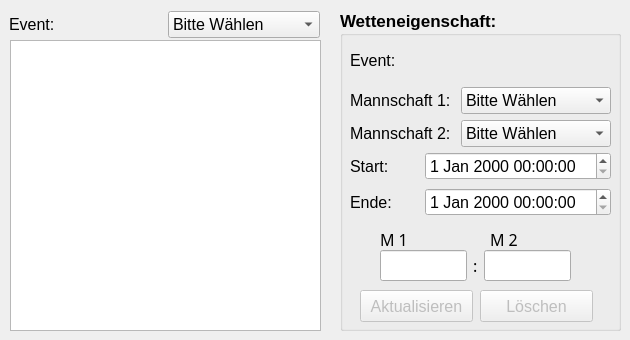
     <widget class="QWidget" name="tab_6">
      <attribute name="title">
       <string>Verwalten</string>
      </attribute>
      <widget class="QListWidget" name="lwWettenVerwalten">
       <property name="geometry">
        <rect>
         <x>10</x>
         <y>40</y>
         <width>311</width>
         <height>291</height>
        </rect>
       </property>
      </widget>
      <widget class="QGroupBox" name="groupBox_4">
       <property name="geometry">
        <rect>
         <x>340</x>
         <y>10</y>
         <width>281</width>
         <height>321</height>
        </rect>
       </property>
       <property name="font">
        <font>
         <pointsize>13</pointsize>
         <weight>75</weight>
         <bold>true</bold>
        </font>
       </property>
       <property name="title">
        <string>Wetteneigenschaft:</string>
       </property>
       <widget class="QWidget" name="layoutWidget_2">
        <property name="geometry">
         <rect>
          <x>10</x>
          <y>30</y>
          <width>261</width>
          <height>107</height>
         </rect>
        </property>
        <layout class="QVBoxLayout" name="verticalLayout_17">
         <item>
          <layout class="QHBoxLayout" name="horizontalLayout_13">
           <item>
            <widget class="QLabel" name="label_34">
             <property name="font">
              <font>
               <family>Arial</family>
               <pointsize>12</pointsize>
               <weight>50</weight>
               <bold>false</bold>
              </font>
             </property>
             <property name="text">
              <string>Event:</string>
             </property>
            </widget>
           </item>
           <item>
            <widget class="QLabel" name="lblWettenVerwaltenEvent">
             <property name="font">
              <font>
               <family>Sans</family>
               <pointsize>12</pointsize>
               <weight>50</weight>
               <bold>false</bold>
              </font>
             </property>
             <property name="text">
              <string/>
             </property>
            </widget>
           </item>
          </layout>
         </item>
         <item>
          <layout class="QHBoxLayout" name="horizontalLayout_14">
           <item>
            <widget class="QLabel" name="label_45">
             <property name="font">
              <font>
               <family>Arial</family>
               <pointsize>12</pointsize>
               <weight>50</weight>
               <bold>false</bold>
              </font>
             </property>
             <property name="text">
              <string>Mannschaft 1:</string>
             </property>
            </widget>
           </item>
           <item>
            <widget class="QComboBox" name="comboManschaft1Verwaltung">
             <property name="font">
              <font>
               <pointsize>12</pointsize>
               <weight>50</weight>
               <bold>false</bold>
              </font>
             </property>
             <item>
              <property name="text">
               <string>Bitte Wählen</string>
              </property>
             </item>
             <item>
              <property name="text">
               <string>Neue hinzufügen</string>
              </property>
             </item>
            </widget>
           </item>
          </layout>
         </item>
         <item>
          <layout class="QHBoxLayout" name="horizontalLayout_15">
           <item>
            <widget class="QLabel" name="label_46">
             <property name="font">
              <font>
               <family>Arial</family>
               <pointsize>12</pointsize>
               <weight>50</weight>
               <bold>false</bold>
              </font>
             </property>
             <property name="text">
              <string>Mannschaft 2:</string>
             </property>
            </widget>
           </item>
           <item>
            <widget class="QComboBox" name="comboManschaft2Verwaltung">
             <property name="font">
              <font>
               <pointsize>12</pointsize>
               <weight>50</weight>
               <bold>false</bold>
              </font>
             </property>
             <item>
              <property name="text">
               <string>Bitte Wählen</string>
              </property>
             </item>
             <item>
              <property name="text">
               <string>Neue hinzufügen</string>
              </property>
             </item>
            </widget>
           </item>
          </layout>
         </item>
        </layout>
       </widget>
       <widget class="QWidget" name="layoutWidget_3">
        <property name="geometry">
         <rect>
          <x>10</x>
          <y>140</y>
          <width>261</width>
          <height>70</height>
         </rect>
        </property>
        <layout class="QVBoxLayout" name="verticalLayout_18">
         <item>
          <layout class="QHBoxLayout" name="horizontalLayout_16">
           <item>
            <widget class="QLabel" name="label_30">
             <property name="font">
              <font>
               <family>Arial</family>
               <pointsize>12</pointsize>
               <weight>50</weight>
               <bold>false</bold>
              </font>
             </property>
             <property name="text">
              <string>Start:</string>
             </property>
            </widget>
           </item>
           <item>
            <widget class="QDateTimeEdit" name="tedtWettenVerwaltenStart">
             <property name="font">
              <font>
               <pointsize>12</pointsize>
               <weight>50</weight>
               <bold>false</bold>
              </font>
             </property>
            </widget>
           </item>
          </layout>
         </item>
         <item>
          <layout class="QHBoxLayout" name="horizontalLayout_17">
           <item>
            <widget class="QLabel" name="label_47">
             <property name="font">
              <font>
               <family>Arial</family>
               <pointsize>12</pointsize>
               <weight>50</weight>
               <bold>false</bold>
              </font>
             </property>
             <property name="text">
              <string>Ende:</string>
             </property>
            </widget>
           </item>
           <item>
            <widget class="QDateTimeEdit" name="tedtWettenVerwaltenEnde">
             <property name="font">
              <font>
               <pointsize>12</pointsize>
               <weight>50</weight>
               <bold>false</bold>
              </font>
             </property>
            </widget>
           </item>
          </layout>
         </item>
        </layout>
       </widget>
       <widget class="QPushButton" name="btnWettenVerwaltenAktualisieren">
        <property name="enabled">
         <bool>false</bool>
        </property>
        <property name="geometry">
         <rect>
          <x>20</x>
          <y>280</y>
          <width>113</width>
          <height>32</height>
         </rect>
        </property>
        <property name="font">
         <font>
          <pointsize>12</pointsize>
          <weight>50</weight>
          <bold>false</bold>
         </font>
        </property>
        <property name="text">
         <string>Aktualisieren</string>
        </property>
       </widget>
       <widget class="QPushButton" name="btnWettenVerwaltenLoeschen">
        <property name="enabled">
         <bool>false</bool>
        </property>
        <property name="geometry">
         <rect>
          <x>140</x>
          <y>280</y>
          <width>113</width>
          <height>32</height>
         </rect>
        </property>
        <property name="font">
         <font>
          <pointsize>12</pointsize>
          <weight>50</weight>
          <bold>false</bold>
         </font>
        </property>
        <property name="text">
         <string>Löschen</string>
        </property>
       </widget>
       <widget class="QLabel" name="lbWettenVerwaltenM1">
        <property name="geometry">
         <rect>
          <x>40</x>
          <y>220</y>
          <width>79</width>
          <height>19</height>
         </rect>
        </property>
        <property name="font">
         <font>
          <family>Sans</family>
          <pointsize>12</pointsize>
          <weight>50</weight>
          <bold>false</bold>
         </font>
        </property>
        <property name="text">
         <string>M 1</string>
        </property>
       </widget>
       <widget class="QLabel" name="lbWettenVerwaltenM2">
        <property name="geometry">
         <rect>
          <x>150</x>
          <y>220</y>
          <width>79</width>
          <height>19</height>
         </rect>
        </property>
        <property name="font">
         <font>
          <family>Sans</family>
          <pointsize>12</pointsize>
          <weight>50</weight>
          <bold>false</bold>
         </font>
        </property>
        <property name="text">
         <string>M 2</string>
        </property>
       </widget>
       <widget class="QWidget" name="layoutWidget">
        <property name="geometry">
         <rect>
          <x>40</x>
          <y>240</y>
          <width>191</width>
          <height>31</height>
         </rect>
        </property>
        <layout class="QHBoxLayout" name="horizontalLayout_11">
         <item>
          <widget class="QLineEdit" name="edtWettenVerwaltenPunkteM1">
           <property name="font">
            <font>
             <family>Sans</family>
             <pointsize>12</pointsize>
             <weight>50</weight>
             <bold>false</bold>
            </font>
           </property>
          </widget>
         </item>
         <item>
          <widget class="QLabel" name="label_40">
           <property name="font">
            <font>
             <family>Sans</family>
             <pointsize>12</pointsize>
             <weight>50</weight>
             <bold>false</bold>
            </font>
           </property>
           <property name="text">
            <string>:</string>
           </property>
          </widget>
         </item>
         <item>
          <widget class="QLineEdit" name="edtWettenVerwaltenPunkteM2">
           <property name="font">
            <font>
             <family>Sans</family>
             <pointsize>12</pointsize>
             <weight>50</weight>
             <bold>false</bold>
            </font>
           </property>
          </widget>
         </item>
        </layout>
       </widget>
      </widget>
      <widget class="QWidget" name="layoutWidget">
       <property name="geometry">
        <rect>
         <x>9</x>
         <y>9</y>
         <width>311</width>
         <height>31</height>
        </rect>
       </property>
       <layout class="QHBoxLayout" name="horizontalLayout_9">
        <item>
         <widget class="QLabel" name="label_50">
          <property name="font">
           <font>
            <family>Arial</family>
            <pointsize>12</pointsize>
            <weight>50</weight>
            <bold>false</bold>
           </font>
          </property>
          <property name="text">
           <string>Event:</string>
          </property>
         </widget>
        </item>
        <item>
         <widget class="QComboBox" name="comboEventVerwaltungSort">
          <property name="font">
           <font>
            <pointsize>12</pointsize>
           </font>
          </property>
          <item>
           <property name="text">
            <string>Bitte Wählen</string>
           </property>
          </item>
         </widget>
        </item>
       </layout>
      </widget>
     </widget>
